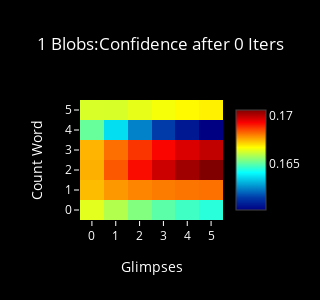
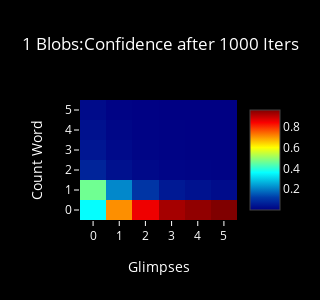
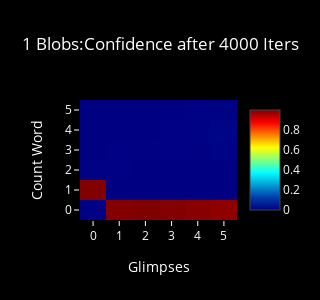
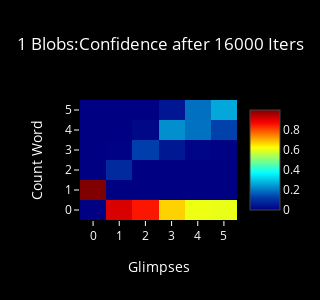

The code cell stored with these charts, in order, in its notebook:
### Code cell
for n, num in enumerate(blob_list):
    for i, it in enumerate(iter_list):
        plot_confidence(i, it, num)
        #plot_choice(i, it, num)

### Figure 1 — Plotly figure (JSON) as saved in the notebook; plotly's stock layout.template omitted (floating-point values rounded to 4 significant figures)
{"data": [{"colorscale": "Jet", "type": "heatmap", "z": [[0.1664, 0.1659, 0.1654, 0.165, 0.1647, 0.1645], [0.1674, 0.1677, 0.1679, 0.168, 0.1681, 0.1681], [0.1675, 0.1684, 0.1691, 0.1697, 0.1702, 0.1706], [0.1674, 0.1681, 0.1687, 0.1692, 0.1696, 0.1699], [0.1651, 0.1636, 0.1624, 0.1615, 0.1607, 0.1602], [0.1663, 0.1663, 0.1664, 0.1666, 0.1667, 0.1668]]}], "layout": {"font": {"color": "#FFF"}, "height": 300, "paper_bgcolor": "#000", "plot_bgcolor": "#000", "title": "1 Blobs:Confidence after 0 Iters", "titlefont": {"color": "#FFF"}, "width": 300, "xaxis": {"dtick": 1, "range": [-0.5, 5.5], "tickcolor": "#FFF", "title": "Glimpses"}, "yaxis": {"dtick": 1, "range": [-0.5, 5.5], "tickcolor": "#FFF", "title": "Count Word"}}}

### Figure 2 — Plotly figure (JSON) as saved in the notebook; plotly's stock layout.template omitted (floating-point values rounded to 4 significant figures)
{"data": [{"colorscale": "Jet", "type": "heatmap", "z": [[0.3592, 0.7067, 0.8516, 0.9244, 0.9448, 0.9612], [0.4639, 0.2147, 0.107, 0.05166, 0.03666, 0.02465], [0.07185, 0.03545, 0.0196, 0.01158, 0.009045, 0.006931], [0.04573, 0.02133, 0.01144, 0.006757, 0.005267, 0.004122], [0.03566, 0.01455, 0.007269, 0.004059, 0.003097, 0.002351], [0.02369, 0.007272, 0.003105, 0.00154, 0.001101, 0.0007893]]}], "layout": {"font": {"color": "#FFF"}, "height": 300, "paper_bgcolor": "#000", "plot_bgcolor": "#000", "title": "1 Blobs:Confidence after 1000 Iters", "titlefont": {"color": "#FFF"}, "width": 300, "xaxis": {"dtick": 1, "range": [-0.5, 5.5], "tickcolor": "#FFF", "title": "Glimpses"}, "yaxis": {"dtick": 1, "range": [-0.5, 5.5], "tickcolor": "#FFF", "title": "Count Word"}}}

### Figure 3 — Plotly figure (JSON) as saved in the notebook; plotly's stock layout.template omitted (floating-point values rounded to 4 significant figures)
{"data": [{"colorscale": "Jet", "type": "heatmap", "z": [[0.002407, 0.9935, 0.9971, 0.9947, 0.9887, 0.9803], [0.9942, 0.0001111, 3.408e-07, 5.275e-08, 3.104e-08, 2.633e-08], [0.003077, 0.002515, 0.0001232, 5.244e-05, 4.886e-05, 5.298e-05], [0.0001702, 0.002551, 0.001574, 0.002499, 0.004554, 0.007082], [8.2e-05, 0.000938, 0.000858, 0.001993, 0.004894, 0.009182], [6.039e-05, 0.0004291, 0.0003257, 0.0007316, 0.001779, 0.003357]]}], "layout": {"font": {"color": "#FFF"}, "height": 300, "paper_bgcolor": "#000", "plot_bgcolor": "#000", "title": "1 Blobs:Confidence after 4000 Iters", "titlefont": {"color": "#FFF"}, "width": 300, "xaxis": {"dtick": 1, "range": [-0.5, 5.5], "tickcolor": "#FFF", "title": "Glimpses"}, "yaxis": {"dtick": 1, "range": [-0.5, 5.5], "tickcolor": "#FFF", "title": "Count Word"}}}

### Figure 4 — Plotly figure (JSON) as saved in the notebook; plotly's stock layout.template omitted (floating-point values rounded to 4 significant figures)
{"data": [{"colorscale": "Jet", "type": "heatmap", "z": [[5.392e-06, 0.9081, 0.8536, 0.6703, 0.6066, 0.6026], [0.9998, 0.0003095, 1.726e-07, 2.718e-08, 2.144e-08, 2.169e-08], [0.0002367, 0.08653, 0.0004589, 2.955e-05, 7.035e-06, 4.891e-06], [8.04e-08, 0.004952, 0.1293, 0.0521, 0.008565, 0.004443], [7.105e-09, 7.683e-05, 0.01563, 0.2311, 0.1934, 0.131], [9.502e-09, 1.791e-05, 0.0009842, 0.0465, 0.1914, 0.2619]]}], "layout": {"font": {"color": "#FFF"}, "height": 300, "paper_bgcolor": "#000", "plot_bgcolor": "#000", "title": "1 Blobs:Confidence after 16000 Iters", "titlefont": {"color": "#FFF"}, "width": 300, "xaxis": {"dtick": 1, "range": [-0.5, 5.5], "tickcolor": "#FFF", "title": "Glimpses"}, "yaxis": {"dtick": 1, "range": [-0.5, 5.5], "tickcolor": "#FFF", "title": "Count Word"}}}
